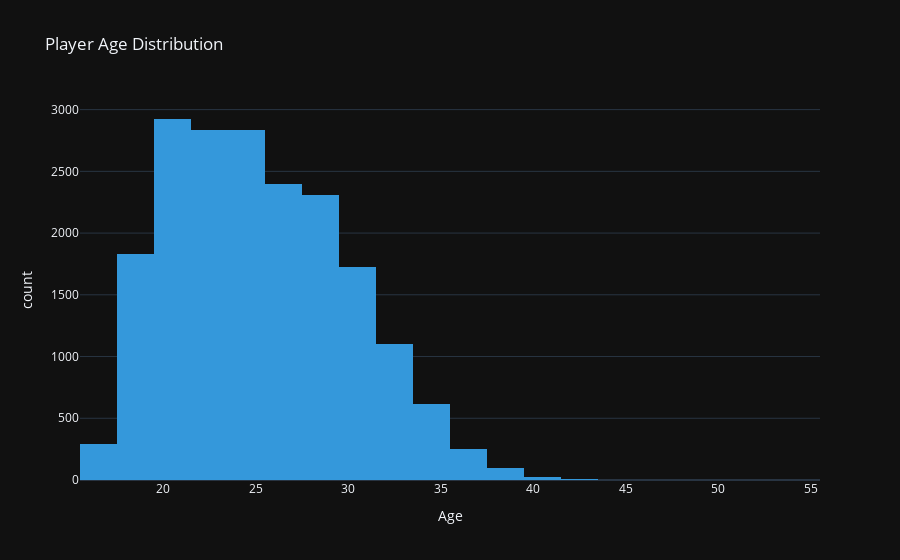

The cell this chart's notebook holds for it:
### Code cell
# 1. AGE DISTRIBUTION
fig1 = px.histogram(
    df,
    x='age',
    nbins=30,
    title='Player Age Distribution',
    labels={'age': 'Age', 'count': 'Number of Players'},
    color_discrete_sequence=['#3498db']
)
fig1.update_layout(showlegend=False)
fig1.show()

### Figure 1 — Plotly figure (JSON) as saved in the notebook; plotly's stock layout.template omitted (floating-point values rounded to 4 significant figures; data arrays with more than 128 entries replaced by an {"elided": "..."} marker saying what was removed)
{"data": [{"bingroup": "x", "hovertemplate": "Age=%{x}<br>count=%{y}<extra></extra>", "legendgroup": "", "marker": {"color": "#3498db", "pattern": {"shape": ""}}, "name": "", "nbinsx": 30, "orientation": "v", "showlegend": false, "x": {"elided": "19239 int values"}, "xaxis": "x", "yaxis": "y", "type": "histogram"}], "layout": {"xaxis": {"anchor": "y", "domain": [0.0, 1.0], "title": {"text": "Age"}}, "yaxis": {"anchor": "x", "domain": [0.0, 1.0], "title": {"text": "count"}}, "legend": {"tracegroupgap": 0}, "title": {"text": "Player Age Distribution"}, "barmode": "relative", "showlegend": false}}
